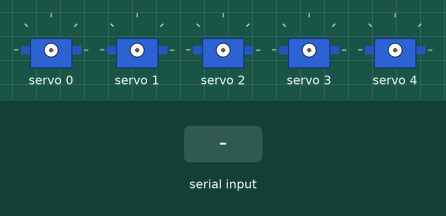
This sketch was run on a simulated Arduino Uno, built with avr-gcc and run on an emulated ATmega328P. Shown: 5 × servo. The inputs (shaded band) are chosen by the test bench.

Above: at 1.3 s.
1.4 s: "M0\n" received over Serial
2.9 s: "M1\n" received over Serial
4.4 s: "M2\n" received over Serial
5.9 s: "M3\n" received over Serial
7.4 s: "M4\n" received over Serial
8.9 s: "M190\n" received over Serial
At 10.3 s:
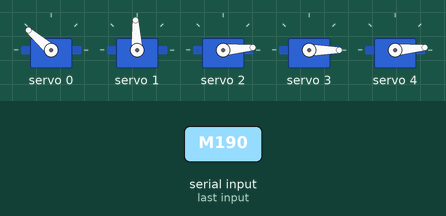
Timing chart, 0 to 11.4 s (numbered marks = the images above; inputs shaded):
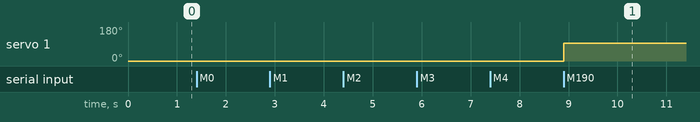

The sketch:

Servo_Controller.ino
```cpp
#include <Wire.h>
#include <Adafruit_PWMServoDriver.h>

Adafruit_PWMServoDriver pwm = Adafruit_PWMServoDriver(0x40);

// Pulse ranges
const int SERVO_20KG_MIN = 500, SERVO_20KG_MAX = 2500;
const int MG996R_MIN = 500, MG996R_MAX = 2500;
const int MG995_MIN = 600, MG995_MAX = 2400;
const int SG90_MIN = 600, SG90_MAX = 2400;

uint16_t angleToTicks(int angle, int us_min, int us_max, int max_angle) {
  int us = map(angle, 0, max_angle, us_min, us_max);
  return (uint16_t)((us * 4096L) / 20000L);
}

void setup() {
  Serial.begin(115200);
  Wire.begin();
  pwm.begin();
  pwm.setPWMFreq(50);
  delay(100);
}

void loop() {
  if (Serial.available()) {
    String input = Serial.readStringUntil('\n');
    input.trim();

    if (input.startsWith("M0")) {
      int angle = input.substring(2).toInt();
      angle = constrain(angle, 200, 270);
      pwm.setPWM(0, 0, angleToTicks(angle, SERVO_20KG_MIN, SERVO_20KG_MAX, 270));
    } else if (input.startsWith("M1")) {
      int angle = input.substring(2).toInt();
      angle = constrain(angle, 0, 180);
      pwm.setPWM(1, 0, angleToTicks(angle, MG996R_MIN, MG996R_MAX, 180));
    } else if (input.startsWith("M2")) {
      int angle = input.substring(2).toInt();
      angle = constrain(angle, 0, 180);
      pwm.setPWM(2, 0, angleToTicks(angle, MG995_MIN, MG995_MAX, 180));
    } else if (input.startsWith("M3")) {
      int angle = input.substring(2).toInt();
      angle = constrain(angle, 0, 360);
      pwm.setPWM(3, 0, angleToTicks(angle, MG996R_MIN, MG996R_MAX, 360));
    } else if (input.startsWith("M4")) {
      int angle = input.substring(2).toInt();
      angle = constrain(angle, 0, 90);
      pwm.setPWM(4, 0, angleToTicks(angle, SG90_MIN, SG90_MAX, 90));
    }
  }
}
```

Measured:
- after the input at 8.9 s, servo 1: 0° → 93° at once
